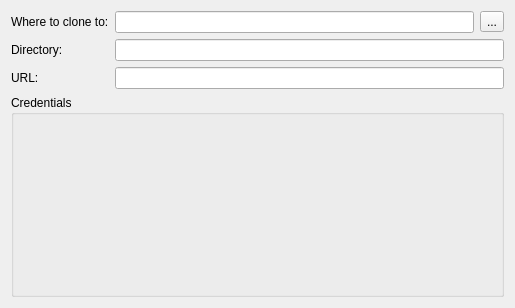
<?xml version="1.0" encoding="UTF-8"?>
<ui version="4.0">
 <class>CloneRepoDialog</class>
 <widget class="QDialog" name="CloneRepoDialog">
  <property name="geometry">
   <rect>
    <x>0</x>
    <y>0</y>
    <width>515</width>
    <height>308</height>
   </rect>
  </property>
  <property name="windowTitle">
   <string>Clone Repo</string>
  </property>
  <layout class="QVBoxLayout" name="verticalLayout">
   <item>
    <layout class="QGridLayout" name="gridLayout">
     <item row="0" column="0">
      <widget class="QLabel" name="label">
       <property name="text">
        <string>Where to clone to:</string>
       </property>
      </widget>
     </item>
     <item row="0" column="1">
      <widget class="QLineEdit" name="textLocalPath"/>
     </item>
     <item row="0" column="2">
      <widget class="QToolButton" name="pushBrowse">
       <property name="text">
        <string>...</string>
       </property>
      </widget>
     </item>
     <item row="1" column="0">
      <widget class="QLabel" name="label_2">
       <property name="text">
        <string>Directory:</string>
       </property>
      </widget>
     </item>
     <item row="2" column="0">
      <widget class="QLabel" name="label_3">
       <property name="text">
        <string>URL:</string>
       </property>
      </widget>
     </item>
     <item row="2" column="1" colspan="2">
      <widget class="QLineEdit" name="textUrl"/>
     </item>
     <item row="1" column="1" colspan="2">
      <widget class="QLineEdit" name="textDirectory"/>
     </item>
    </layout>
   </item>
   <item>
    <widget class="QGroupBox" name="groupBox">
     <property name="title">
      <string>Credentials</string>
     </property>
     <layout class="QVBoxLayout" name="verticalLayout_2">
      <item>
       <widget class="CredentialsWidget" name="credentialsWidget" native="true">
        <property name="minimumSize">
         <size>
          <width>0</width>
          <height>100</height>
         </size>
        </property>
       </widget>
      </item>
     </layout>
    </widget>
   </item>
  </layout>
 </widget>
 <customwidgets>
  <customwidget>
   <class>CredentialsWidget</class>
   <extends>QWidget</extends>
   <header>widgets/credentialswidget.h</header>
   <container>1</container>
  </customwidget>
 </customwidgets>
 <resources/>
 <connections/>
</ui>
